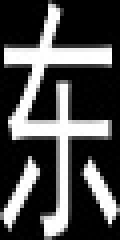
#> input picture templates_cn/dong.jpg, 30 x 60 px (shown 4 times larger)
$ python -i multiple.py   (imports and definitions only)   (older library calls are emulated)
#> lines starting #> are read from the running program, lines starting #| are printed output that depends on the picture; after the words box and inside, x2 and y2 are one past the last pixel; in counts of white or black regions, pixels touching at a corner belong together
#> further down, picture is the input picture: shape (60, 30, 3); min 0, max 255, mean 75.6
import cv2
import numpy as np
import os


# ==========================================
# 第一部分：混合字符模板库
# ==========================================
def generate_templates():
    templates = {}

    # --- PART 1: 数字/字母 (OpenCV 绘制) ---
    alphanum = "0123456789ABCDEFGHJKLMNPQRSTUVWXYZ"
    for char in alphanum:
        img = np.zeros((60, 30), dtype=np.uint8)
        cv2.putText(img, char, (3, 45), cv2.FONT_HERSHEY_PLAIN, 2, 255, 4)
        coords = cv2.findNonZero(img)
        if coords is None: continue
        x, y, w, h = cv2.boundingRect(coords)
        img_crop = img[y:y + h, x:x + w]
        img_final = cv2.resize(img_crop, (30, 60))
        templates[char] = img_final

    # --- PART 2: 汉字 (从 templates_cn 文件夹加载) ---
    template_dir = "templates_cn"
    cn_map = {'guang': '广', 'zhou': '州', 'dong': '东', 'guan': '莞', 'fo': '佛', 'shan': '山'}

    if os.path.exists(template_dir):
        for filename in os.listdir(template_dir):
            name_no_ext = os.path.splitext(filename)[0]
            if name_no_ext in cn_map:
                char = cn_map[name_no_ext]
                path = os.path.join(template_dir, filename)
                img = cv2.imread(path, cv2.IMREAD_GRAYSCALE)
#> img: shape (60, 30); min 0, max 255, mean 75.6
                if img is not None:
                    # 简单二值化，保证和 putText 的风格一致
                    _, img = cv2.threshold(img, 127, 255, cv2.THRESH_BINARY)
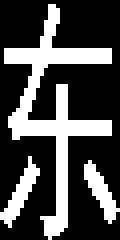
#> img: shape (60, 30) (shown 4 times larger); 29.2% white; 3 white regions, box (x1, y1, x2, y2) and area: (1, 1, 28, 60) 409, (0, 39, 10, 57) 60, (21, 40, 30, 56) 57
                    img = cv2.resize(img, (30, 60))
                    templates[char] = img
#> pass 2 of the loop in generate_templates, `for filename in os.listdir(template_dir):`:
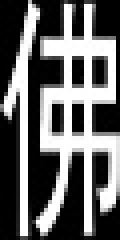
#> input picture templates_cn/fo.jpg, 30 x 60 px (shown 4 times larger)
#> in generate_templates, img is the input picture: shape (60, 30); min 0, max 255, mean 102.4
#> in generate_templates, `_, img = cv2.threshold(img, 127, 255, cv2.THRESH_BINARY)`:
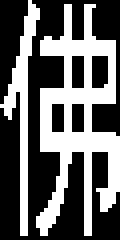
#> img: shape (60, 30) (shown 4 times larger); 39.6% white; 2 white regions, box (x1, y1, x2, y2) and area: (9, 1, 30, 59) 548, (0, 0, 10, 59) 164
#> pass 3 of the loop in generate_templates, `for filename in os.listdir(template_dir):`:
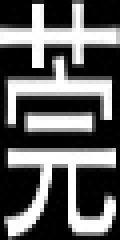
#> input picture templates_cn/guan.jpg, 30 x 60 px (shown 4 times larger)
#> in generate_templates, img is the input picture: shape (60, 30); min 0, max 255, mean 95.9
#> in generate_templates, `_, img = cv2.threshold(img, 127, 255, cv2.THRESH_BINARY)`:
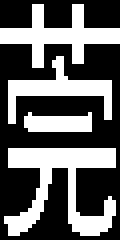
#> img: shape (60, 30) (shown 4 times larger); 38.4% white; 4 white regions, box (x1, y1, x2, y2) and area: (1, 37, 29, 59) 288, (0, 1, 30, 17) 189, (2, 14, 28, 31) 145, (6, 28, 23, 33) 69
#> the loop made 4 passes; the first 3 are shown
    else:
        print("⚠️ 警告: 未找到 templates_cn 文件夹，仅能识别数字")

    print(f">>> 模板库加载完毕，共 {len(templates)} 个字符")
#| >>> 模板库加载完毕，共 38 个字符
    return templates


# ==========================================
# 第二部分：核心处理类
# ==========================================
class LicensePlateRecognizer:
    def __init__(self):
        self.templates = generate_templates()
#> self.templates = 38 items
        self.debug = True  # 开启调试窗口

    # ---------------------------------------------------------
    # 🟢 模块 A: 基础工具 (NMS, 透视变换, 纹理检查)
    # ---------------------------------------------------------
    # [86 lines left out: functions order_points, unwarp_plate, nms, check_char_texture, white_pixel_ratio, fit_plate_contour, not called in this run]

    # ---------------------------------------------------------
    # 🟢 模块 B: 预处理 & 定位 (多车牌版)
    # ---------------------------------------------------------
    def preprocess_enhanced(self, img):
        height, width = img.shape[:2]
#> height = 60; width = 30
        scale = 800 / width
#> scale = 26.67
        img_resized = cv2.resize(img, (800, int(height * scale)))
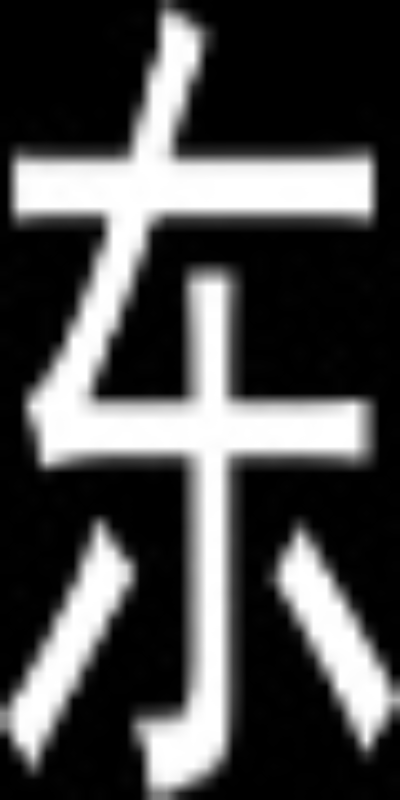
#> img_resized: shape (1600, 800, 3) (shown at 1/2 size); min 0, max 255, mean 75.5
        gray = cv2.cvtColor(img_resized, cv2.COLOR_BGR2GRAY)

        sobel_x = cv2.Sobel(gray, cv2.CV_8U, 1, 0, ksize=3)
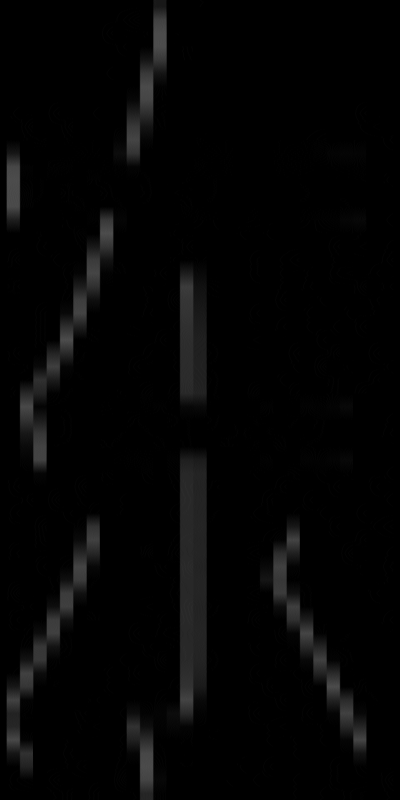
#> sobel_x: shape (1600, 800) (shown at 1/2 size); min 0, max 80, mean 4.5
        laplacian = cv2.Laplacian(gray, cv2.CV_8U, ksize=3)
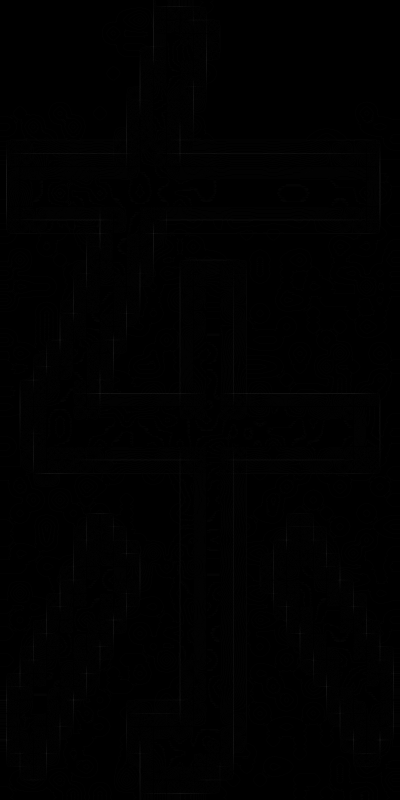
#> laplacian: shape (1600, 800) (shown at 1/2 size); min 0, max 46, mean 0.7
        edges = cv2.bitwise_or(sobel_x, laplacian)
        _, binary_edges = cv2.threshold(edges, 50, 255, cv2.THRESH_BINARY)
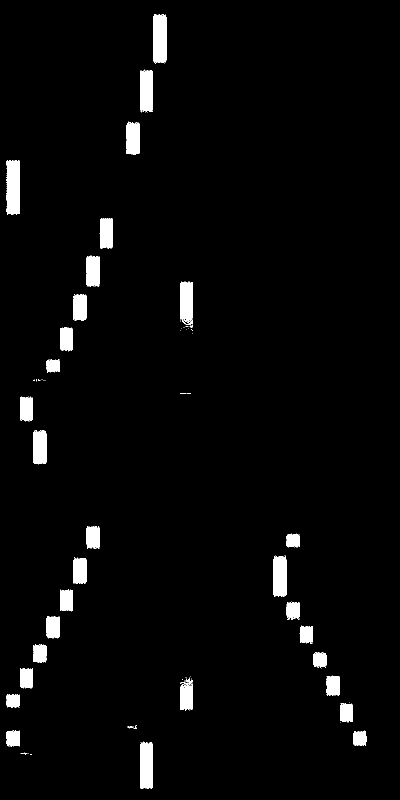
#> binary_edges: shape (1600, 800) (shown at 1/2 size); 3% white; 152 white regions (122 under 20 px), largest, box (x1, y1, x2, y2) and area: (13, 320, 40, 430) 2801, (306, 28, 333, 127) 2481, (280, 1484, 306, 1578) 2325

        hsv = cv2.cvtColor(img_resized, cv2.COLOR_BGR2HSV)
#> hsv: shape (1600, 800, 3); mean H, S, V 0, 0, 75.5
        mask_white = cv2.inRange(hsv, np.array([0, 0, 200]), np.array([180, 50, 255]))
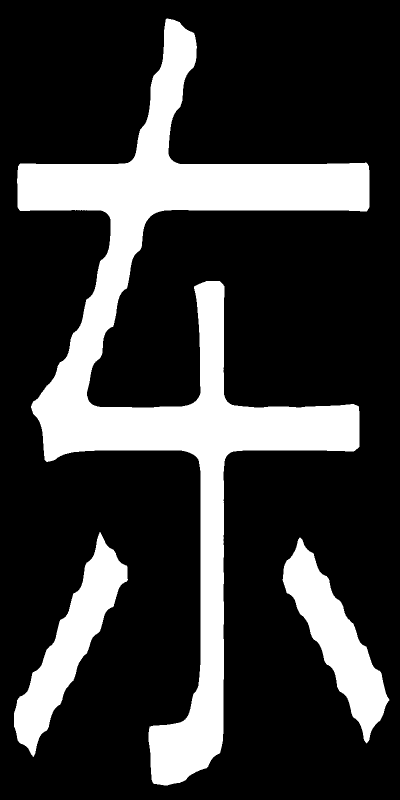
#> mask_white: shape (1600, 800) (shown at 1/2 size); 22.1% white; 3 white regions, box (x1, y1, x2, y2) and area: (34, 37, 739, 1571) 223532, (28, 1064, 256, 1514) 30532, (565, 1075, 779, 1487) 29441
        mask_white = cv2.morphologyEx(mask_white, cv2.MORPH_OPEN, np.ones((3, 3), np.uint8))
#> mask_white: shape (1600, 800); 22.1% white; 3 white regions, box (x1, y1, x2, y2) and area: (34, 37, 739, 1571) 223523, (28, 1066, 255, 1513) 30525, (565, 1076, 778, 1486) 29436

        morph_combined = cv2.bitwise_and(binary_edges, mask_white)
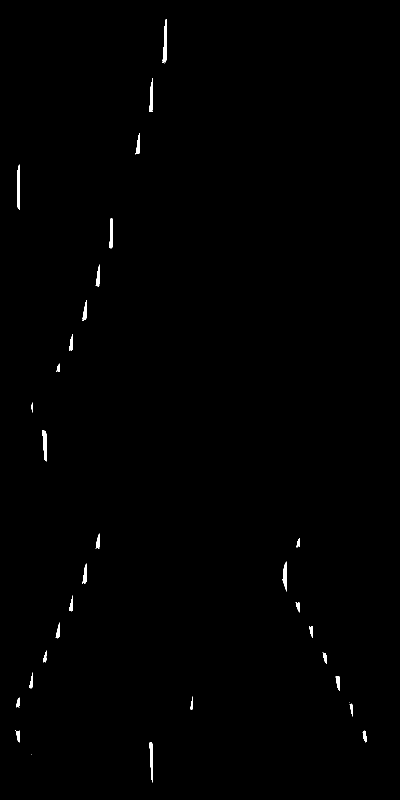
#> morph_combined: shape (1600, 800) (shown at 1/2 size); 0.41% white; 44 white regions (15 under 20 px), largest, box (x1, y1, x2, y2) and area: (324, 38, 333, 126) 441, (34, 329, 40, 420) 434, (298, 1484, 306, 1565) 377
        morph_final = cv2.morphologyEx(morph_combined, cv2.MORPH_CLOSE, np.ones((15, 5), np.uint8))
#> morph_final: shape (1600, 800); 0.43% white; 30 white regions (1 under 20 px), largest, box (x1, y1, x2, y2) and area: (324, 38, 333, 127) 447, (34, 329, 40, 420) 434, (298, 1484, 306, 1565) 378

        return img_resized, morph_final, mask_white

    # [207 lines left out: functions locate_plates_multi, segment_chars, recognize_smart, refine_char, not called in this run]


# ==========================================
# 主程序
# ==========================================
# [41 lines not run here, left out]

>>> import cv2
>>> picture = cv2.imread('templates_cn/dong.jpg')
>>> result = LicensePlateRecognizer().preprocess_enhanced(picture)
